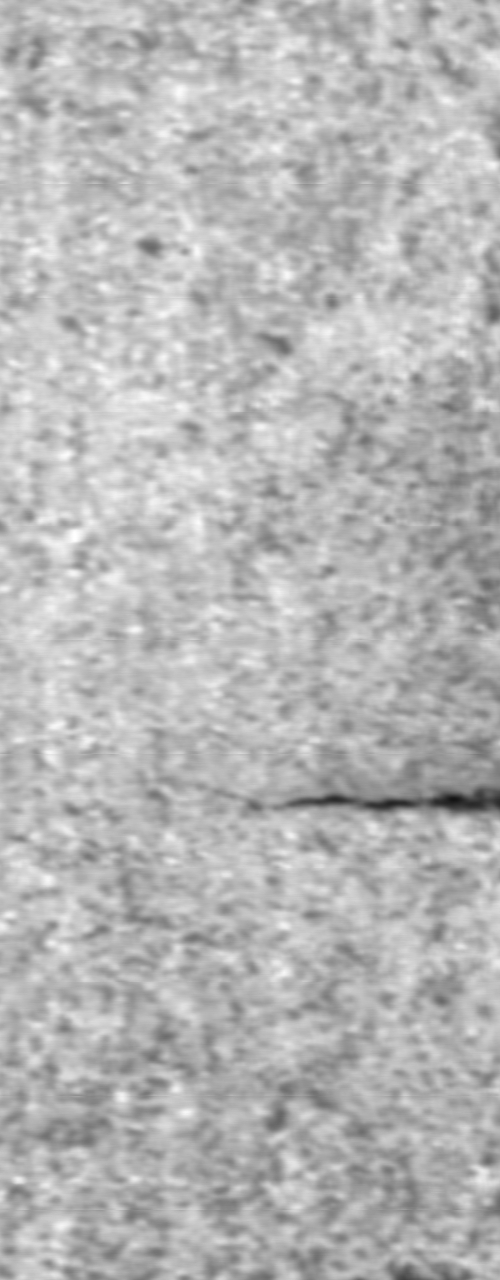
#> input picture week03-yolo_ocr/day20/inputs/scratches.png, 500 x 1280 px
$ python test03_defect_rules.py
#> lines starting #> are read from the running program, lines starting #| are printed output that depends on the picture; after the words box and inside, x2 and y2 are one past the last pixel; in counts of white or black regions, pixels touching at a corner belong together
from pathlib import Path


BASE_DIR = Path(__file__).resolve().parent


def read_local_image(path):
  """
  读取本地图片路径
  """
  import cv2

  validation_suffixes = [".jpg", ".png"]
  if not path.exists():
    raise RuntimeError(f"文件路径不存在:{path}")
  if path.suffix.lower() not in validation_suffixes:
    raise RuntimeError("当前读取的文件不是指定图片文件")

  image = cv2.imread(str(path))
  if image is None:
    raise RuntimeError("图片读取失败")
  return image


def convert_to_grayscale(image):
  """
  转化灰度图
  """
  import cv2

  if len(image.shape) == 3:
    return cv2.cvtColor(image, cv2.COLOR_BGR2GRAY)
  return image


def convert_to_coordinates(bbox):
  """
  将x y w h 转换为x1 y1 x2 y2
  """
  x, y, w, h = bbox.values()
  x1 = x
  y1 = y
  x2 = x + w
  y2 = y + h
  return x1, y1, x2, y2


def is_in_critical_roi(critical_roi, roi_bbox):
  """
  判断是否在关键区域内
  """
  critical_x1, critical_y1, critical_x2, critical_y2 = critical_roi.values()
  roi_x1, roi_y1, roi_x2, roi_y2 = convert_to_coordinates(roi_bbox)
  x_overlap = max(critical_x1, roi_x1) < min(critical_x2, roi_x2)
  y_overlap = max(critical_y1, roi_y1) < min(critical_y2, roi_y2)
  return x_overlap and y_overlap


def find_candidate_defect_contours(gray, min_area, max_area, critical_roi):
  """
  查找候选缺陷轮廓
  """
  import cv2

  if gray is None:
    raise RuntimeError("输入图片为空")
  if min_area == 0 or min_area is None:
    raise RuntimeError("筛选条件：最小区域不能为0或为空")
  if max_area is None:
    raise RuntimeError("筛选条件：最大区域不能为空")
  contours, _ = cv2.findContours(gray, cv2.RETR_EXTERNAL, cv2.CHAIN_APPROX_SIMPLE)
  valid_contours = []
  valid_count = 0
  for cnt in contours:
    area = cv2.contourArea(cnt)
    if min_area <= area < max_area:
      valid_count += 1
      x, y, w, h = cv2.boundingRect(cnt)
      cnt_dict = {
        "id": valid_count,
        "bbox": {"x": x, "y": y, "width": w, "height": h},
        "area_px": area,
      }
      in_critical_roi = is_in_critical_roi(critical_roi, cnt_dict["bbox"])
      cnt_dict["region"] = "critical" if in_critical_roi else "normal"
      valid_contours.append(cnt_dict)

  return valid_contours


def judge_ok_ng(candidate_contours, max_defect_count):
  """
  判断OK还是NG
  """
  critical_defect_count = sum(
    [1 for cnt in candidate_contours if cnt["region"] == "critical"]
  )

  candidate_contour_count = len(candidate_contours)
  status, reasons = "OK", []
  if candidate_contour_count > max_defect_count:
    status = "NG"
    reasons.append(f"detected {candidate_contour_count} valid defects")

  if critical_defect_count > 0:
    status = "NG"
    reasons.append("defects are located in the critical region")

  return status, reasons


def draw_defect_annotation_image(
  candidate_defects, critical_roi, status, reasons, image
):
  """
  绘制缺陷标注图片
  """
  import cv2

  if len(image.shape) == 2:
    result_image = cv2.cvtColor(image, cv2.COLOR_GRAY2BGR)
  else:
    result_image = image.copy()
  _, image_width = image.shape[:2]

  # 绘制OK/NG 原因
  status_reason_background_height = 30 if status == "OK" else len(reasons) * 40 + 30
  status_color = (0, 255, 0) if status == "OK" else (0, 0, 255)
  cv2.rectangle(
    result_image,
    (0, 0),
    (image_width, status_reason_background_height),
    (64, 64, 64),
    -1,
    cv2.LINE_AA,
  )
  cv2.putText(
    result_image,
    f"Status:{status}",
    (5, 20),
    cv2.FONT_HERSHEY_SIMPLEX,
    0.5,
    status_color,
    1,
    cv2.LINE_AA,
  )
  if len(reasons) > 0:
    cv2.putText(
      result_image,
      "Reason:",
      (5, 40),
      cv2.FONT_HERSHEY_SIMPLEX,
      0.5,
      status_color,
      1,
      cv2.LINE_AA,
    )
  for index, reason in enumerate(reasons):
    cv2.putText(
      result_image,
      reason,
      (5, 40 + ((index + 1) * 20)),
      cv2.FONT_HERSHEY_SIMPLEX,
      0.5,
      status_color,
      1,
      cv2.LINE_AA,
    )

  # 绘制关键区域
  critical_color = (0, 255, 255)
  cv2.rectangle(
    result_image,
    (critical_roi["x1"], critical_roi["y1"]),
    (critical_roi["x2"], critical_roi["y2"]),
    critical_color,
    1,
    cv2.LINE_AA,
  )
  cv2.putText(
    result_image,
    "critical",
    (critical_roi["x1"] - 5, max(critical_roi["y1"] - 10, 30)),
    cv2.FONT_HERSHEY_SIMPLEX,
    0.5,
    critical_color,
    1,
    cv2.LINE_AA,
  )

  # 绘制有效缺陷区域
  defect_color = (0, 0, 255)
  for defect in candidate_defects:
    defect_bbox = defect["bbox"]
    defect_x, defect_y, defect_w, defect_h = defect_bbox.values()
    cv2.rectangle(
      result_image,
      (defect_x, defect_y),
      (defect_x + defect_w, defect_y + defect_h),
      defect_color,
      1,
      cv2.LINE_AA,
    )
    cv2.putText(
      result_image,
      f"Defect :{defect['id']}",
      (defect_x, max(defect_y - 30, 30)),
      cv2.FONT_HERSHEY_SIMPLEX,
      0.4,
      defect_color,
      1,
      cv2.LINE_AA,
    )
    cv2.putText(
      result_image,
      f"area_px:{defect['area_px']} region:{defect['region']}",
      (defect_x, max(defect_y - 10, 30)),
      cv2.FONT_HERSHEY_SIMPLEX,
      0.4,
      defect_color,
      1,
      cv2.LINE_AA,
    )
  return result_image


def build_result_json(
  input_image_path,
  min_area,
  max_area,
  max_defect_count,
  binary_threshold,
  defects,
  status,
  reasons,
):
  """
  构建结构JSON
  """
  return {
    "input_image": str(input_image_path),
    "parameters": {
      "min_area": min_area,
      "max_area": max_area,
      "max_defect_count": max_defect_count,
      "binary_threshold": binary_threshold,
    },
    "defect_count": len(defects),
    "defects": defects,
    "result": status,
    "reasons": reasons,
  }


def convert_to_binary_image(gray_image, threshold):
  """
  转化为二值图
  """
  import cv2

  return cv2.threshold(gray_image, threshold, 255, cv2.THRESH_BINARY_INV)


def save_image(path, image):
  """
  保存单张图片
  """
  import cv2

  if image is None:
    raise RuntimeError(f"保存的图片为空：{path}")
  saved = cv2.imwrite(str(path), image)
  if not saved:
    raise RuntimeError(f"图片保存失败：{path}")


def save_json(json_path, json_data):
  """保存JSON文件"""
  import json

  if json_data:
    with open(json_path, "w", encoding="utf-8") as f:
      json.dump(json_data, f, ensure_ascii=False, indent=2)


def save_outputs(outputs_dir, result_image, binary_image, result_json):
  """
  在输出目录保存文件
  """
  outputs_dir.mkdir(parents=True, exist_ok=True)
  binary_image_path = outputs_dir / "binary.png"
  result_image_path = outputs_dir / "result.png"
  result_json_path = outputs_dir / "result.json"
  save_image(binary_image_path, binary_image)
  save_image(result_image_path, result_image)
  save_json(result_json_path, result_json)


def main():
  inputs_dir = BASE_DIR / "inputs"
  outputs_dir = BASE_DIR / "outputs" / "defect_rules"
  image_file_path = inputs_dir / "scratches.png"

  min_area = 400
  max_area = 100000
  max_defect_count = 2
  binary_threshold = 130
  critical_roi = {"x1": 50, "y1": 200, "x2": 450, "y2": 1100}

  image = read_local_image(image_file_path)
#> in read_local_image, image is the input picture: shape (1280, 500, 3); min 20, max 255, mean 182.2
  gray_image = convert_to_grayscale(image)
  _, binary_image = convert_to_binary_image(gray_image, binary_threshold)
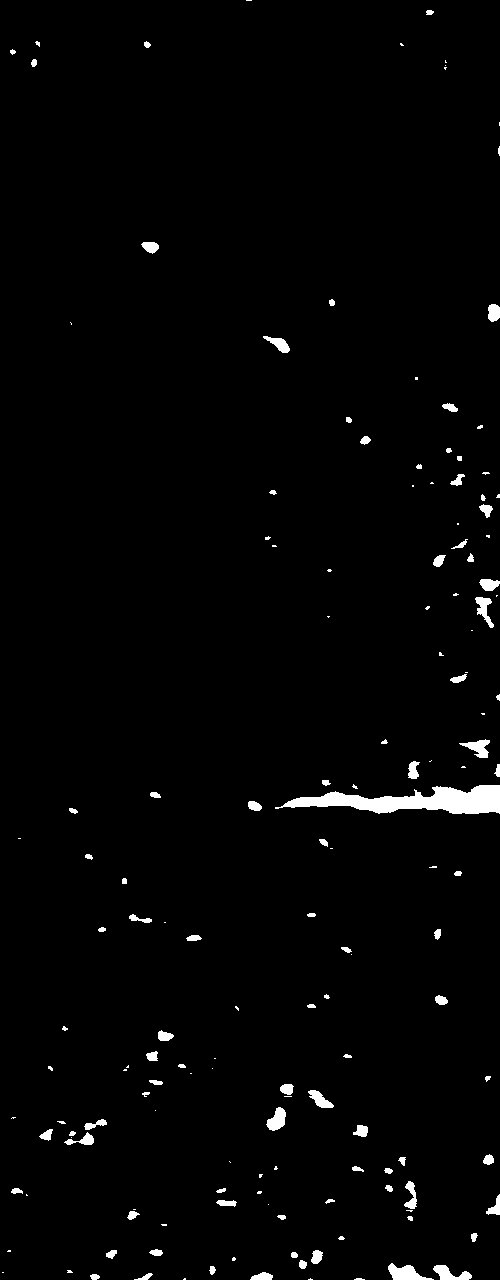
#> binary_image: shape (1280, 500); 1.8% white; 154 white regions (66 under 20 px)
  candidate_defects = find_candidate_defect_contours(
    binary_image, min_area, max_area, critical_roi
  )
#> in find_candidate_defect_contours, `contours, _ = cv2.findContours(gray, cv2.RETR_EXTERNAL, cv2.CHAIN_APPR..`: contours = 154 contours, 83 with area under 20; largest, box (x1, y1, x2, y2) and area: (275, 785, 500, 814) 3272, (388, 1263, 434, 1280) 364, (433, 1265, 472, 1280) 268, (266, 1107, 286, 1131) 266, (459, 739, 490, 758) 243
#> the loop in find_candidate_defect_contours, `for cnt in contours:` made 154 passes
#> (area, valid_count, in_critical_roi) on pass 93: (3271.5, 1, True)
#> area on passes 4, 5, 6, 9, 10, 11: 34.5, 40, 106, 32, 268, 363.5
#> after the loop in find_candidate_defect_contours, `for cnt in contours:`: valid_contours = 1 item; valid_count = 1
#> candidate_defects = 1 item
  status, reasons = judge_ok_ng(candidate_defects, max_defect_count)
#> in judge_ok_ng, `critical_defect_count = sum( [1 for cnt in candidate_contours if cnt["..`: critical_defect_count = 1
#> status = 'NG'; reasons = 1 item
  result_image = draw_defect_annotation_image(
    candidate_defects, critical_roi, status, reasons, image
  )
#> in draw_defect_annotation_image, `status_reason_background_height = 30 if status == "OK" else len(reason..`: status_reason_background_height = 70
#> in draw_defect_annotation_image, `cv2.putText( result_image, "Reason:", (5, 40), cv2.FONT_HERSHEY_SIMPLE..`:
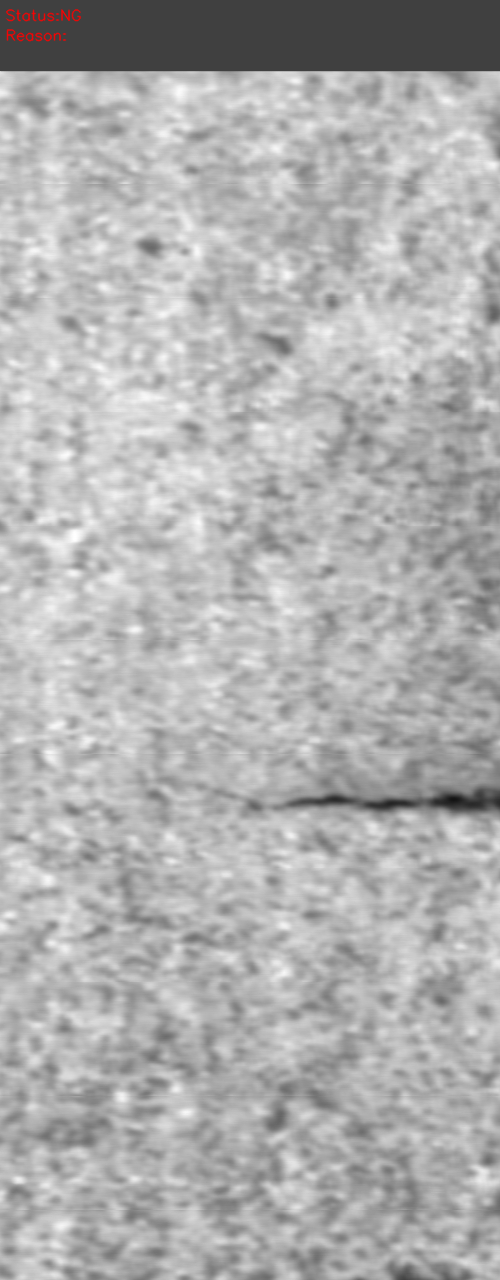
#> result_image: shape (1280, 500, 3); mean B, G, R 175.4, 175.4, 175.6
#> the loop in draw_defect_annotation_image, `for index, reason in enumerate(reasons):` made 1 pass
#> after the loop in draw_defect_annotation_image, `for index, reason in enumerate(reasons):`:
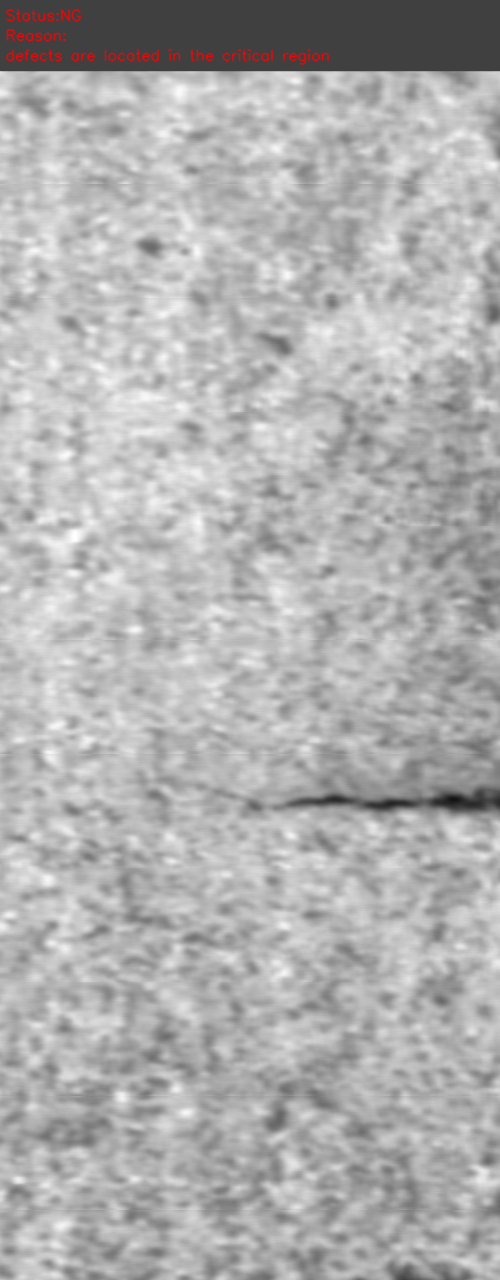
#> result_image: shape (1280, 500, 3); 0.31% of pixels changed, all inside (x1, y1, x2, y2) = (6, 48, 330, 66)
#> in draw_defect_annotation_image, `cv2.rectangle( result_image, (critical_roi["x1"], critical_roi["y1"]),..`:
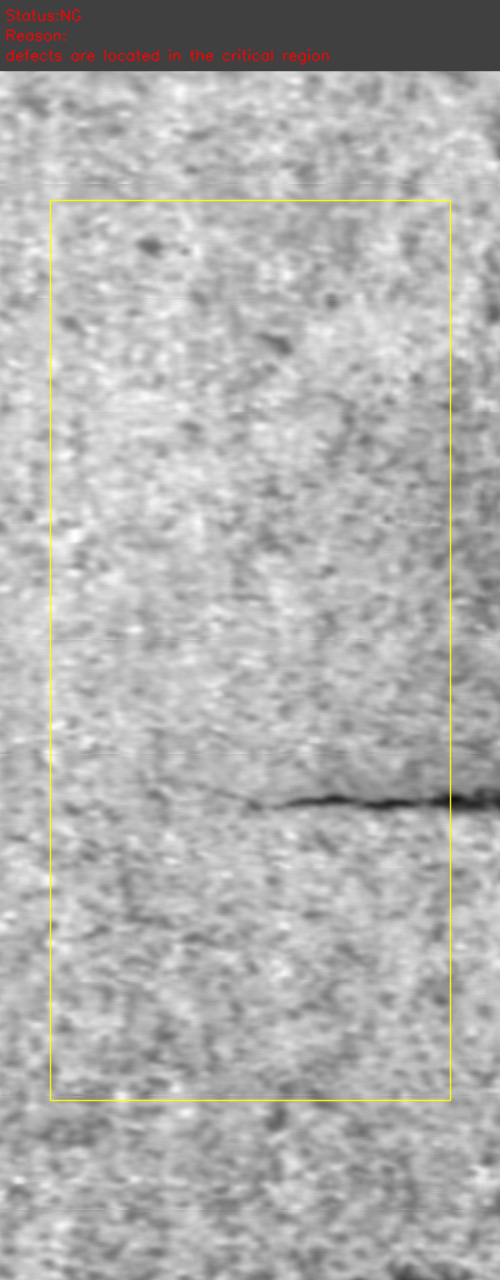
#> result_image: shape (1280, 500, 3); 1.22% of pixels changed, all inside (x1, y1, x2, y2) = (49, 199, 452, 1102)
#> in draw_defect_annotation_image, `cv2.putText( result_image, "critical", (critical_roi["x1"] - 5, max(cr..`: result_image: shape (1280, 500, 3); 0.06% of pixels changed, all inside (x1, y1, x2, y2) = (46, 179, 97, 192)
#> the loop in draw_defect_annotation_image, `for defect in candidate_defects:` made 1 pass
#> (defect_x, defect_y, defect_w, defect_h) on pass 1: (275, 785, 225, 29)
#> after the loop in draw_defect_annotation_image, `for defect in candidate_defects:`:
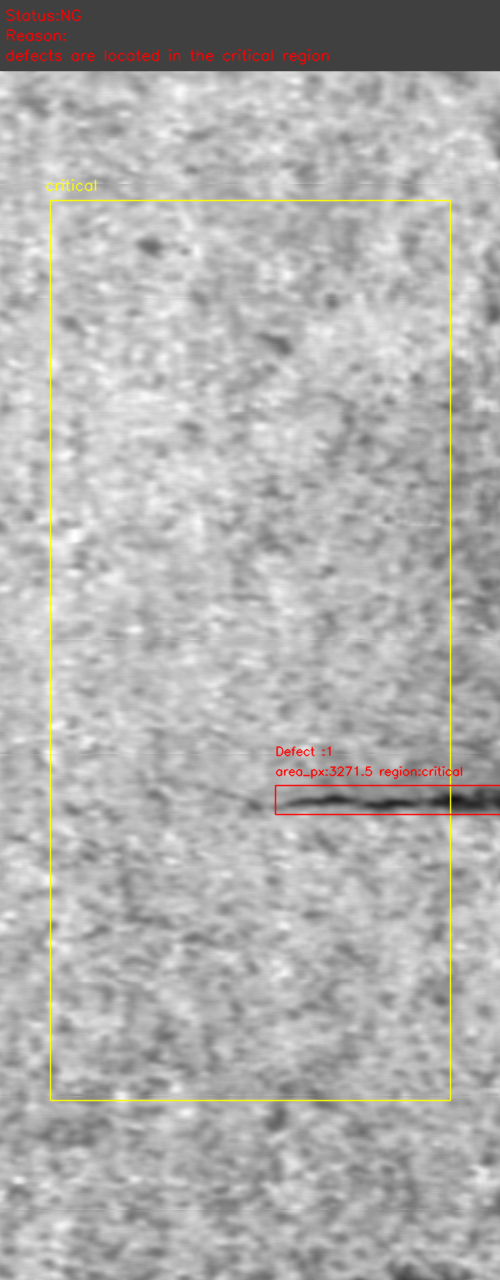
#> result_image: shape (1280, 500, 3); mean B, G, R 174, 175.4, 176.5
  result_json = build_result_json(
    image_file_path,
    min_area,
    max_area,
    max_defect_count,
    binary_threshold,
    candidate_defects,
    status,
    reasons,
  )
#> result_json = 6 items
  save_outputs(outputs_dir, result_image, binary_image, result_json)


if __name__ == "__main__":
  main()
